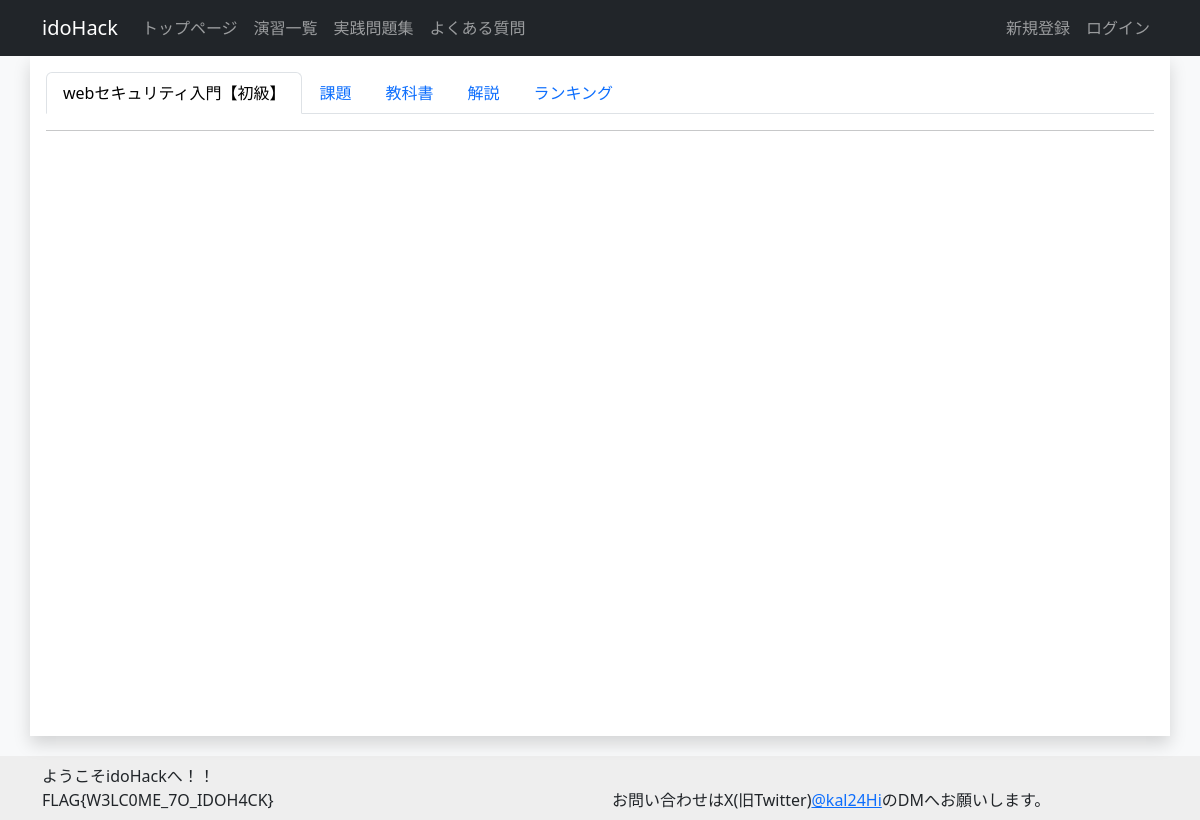
Before: /exercise/3/detail with the older database file.
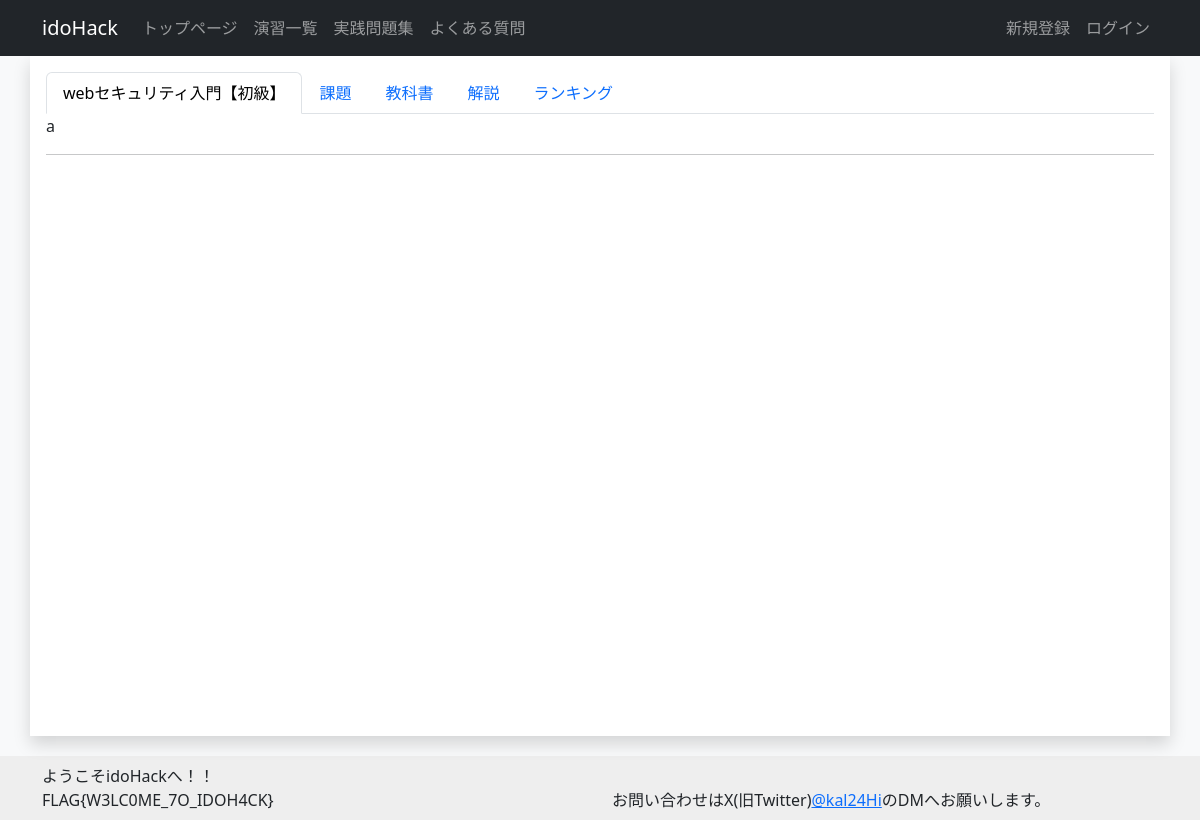
After: the same page with the newer database file.
### challenge/models.py (models this page shows, shortened)
class ExerciseModel(models.Model):
    category = models.ForeignKey(CategoryModel, on_delete=models.SET_NULL, null=True, verbose_name="カテゴリ") # カテゴリ
    exercise_number = models.IntegerField(default=0, verbose_name="番号") # 演習の番号
    exercise_title = models.CharField(max_length=100, default="", verbose_name="タイトル") # 演習のタイトル
    summary = models.TextField(blank=True, default="", verbose_name="概要") # 演習の概要
    exercise_discription = MDTextField(default="", verbose_name="説明") # 演習の説明
    visible = models.BooleanField(default=False, verbose_name="一般ユーザへの公開") # 演習が公開されているかどうか
    textbook_url = models.URLField(blank=True, verbose_name="教科書URL") # 教科書のURL
    explanation_url = models.URLField(blank=True, verbose_name="解説URL") # 解説のURL
    created_at = models.DateTimeField(auto_now_add=True, verbose_name="作成日時") # 課題の作成日時
    updated_at = models.DateTimeField(auto_now=True, verbose_name="作成日時") # 課題の更新日時
    class Meta:
        verbose_name = 'Exercise'

### challenge/views.py (the view)
# urls.py: path('exercise/<int:pk>/detail', views.ExerciseDetailView.as_view(), name='exercise_detail'),
class ExerciseDetailView(DetailView):
    model = ExerciseModel
    template_name = 'challenge/exercise_detail.html'
    context_object_name = 'exercise_detail'

### challenge/templatetags/markdown_extras.py (called while the page is built)
@register.filter()
@stringfilter
def markdown(value):
    return md.markdown(value, extensions=['markdown.extensions.fenced_code'])

### templates/challenge/exercise_detail.html
{% extends "base.html" %}
{% load markdown_extras%}
{% block content %}
<ul class="nav nav-tabs">
  <li class="nav-item">
    <a class="nav-link active" aria-current="page" href="#">{{exercise_detail.exercise_title}}</a>
  </li>
  <li class="nav-item">
    <a class="nav-link" aria-current="page" href="{%url 'challenge_list' exercise_detail.id %}">課題</a>
  </li>
  <li class="nav-item">
    <a class="nav-link" aria-current="page" href="#">教科書</a>
  </li>
  <li class="nav-item">
    <a class="nav-link" aria-current="page" href="#">解説</a>
  </li>
  <li class="nav-item">
    <a class="nav-link" aria-current="page" href="#">ランキング</a>
  </li>
</ul>
<div id="md">{{exercise_detail.exercise_discription|markdown|safe}}</div>
<hr>
{% endblock %}

### templates/base.html (shortened to what this page needs)
{% load static %}
<!DOCTYPE html>
<html style="height: 100%;">
<head>
    <link href="{% static 'mdeditor/css/editormd.min.css' %}" rel="stylesheet">
    <link href="{% static 'mdeditor/css/editormd.preview.css' %}" rel="stylesheet">
    <link href="https://cdn.jsdelivr.net/npm/bootstrap@5.3.0/dist/css/bootstrap.min.css" rel="stylesheet"
>
</head>
<body class="bg-light" style="height: 100%;">
<nav class="navbar navbar-expand-lg navbar-dark bg-dark sticky-top">
  <div class="container">
    <a class="navbar-brand " href="#">idoHack</a>
      <div class="collapse navbar-collapse" id="navbarNavDropdown">
        <ul class="navbar-nav me-auto">
          <li class="nav-item">
            <a class="nav-link" href="#">トップページ</a>
          </li>
          <li class="nav-item">
            <a class="nav-link" href="#">演習一覧</a>
          </li>
          <li class="nav-item">
            <a class="nav-link" href="#">実践問題集</a>
          </li>
          <li class="nav-item">
            <a class="nav-link" href="#">よくある質問</a>
          </li>
        </ul>
        <ul class="navbar-nav">
        {% if user.is_authenticated %}
        <li class="nav-item dropdown">
          <a class="nav-link dropdown-toggle" href="#" role="button" data-bs-toggle="dropdown" aria-expanded="false">
            {{user.username}}
          </a>
          <ul class="dropdown-menu">
            <li><a class="dropdown-item" href="#">プロフィール</a></li>
            <li><a class="dropdown-item" href="#">基本設定</a></li>
            <li><hr class="dropdown-divider"></li>
            <li><a class="dropdown-item" href="#">ログアウト</a></li>
          </ul>
        </li>
        <li class="nav-item">
          <a class="nav-link">得点:{{user.total_score}}</a>
        </li>
        {% else %}
        <li class="nav-item">
          <a class="nav-link" href="#">新規登録</a>
        </li>
        <li class="nav-item">
          <a class="nav-link" href="#">ログイン</a>
        </li>
        {% endif %}
        </ul>
      </div>
  </div>
</nav>
<body>
<div class="container shadow p-3 bg-white" style="min-height: 85%; position: relative;">
    {% block content %}{% endblock content%}
</div>
<div class="p-2" style="background-color:#EEEEEE; margin-top: 20px; margin-bottom: 10%; width: 100%;">
  <div class="container">
    <div class="row">
      <div class="col-md-6">
        ようこそidoHackへ！！</br>
        FLAG{W3LC0ME_7O_IDOH4CK}</br>
      </div>
      <div class="col-md-6">
        お問い合わせはX(旧Twitter)<a href="https://twitter.com/kal24Hi" target="_blank" rel="noopener noreferrer">@kal24Hi</a>のDMへお願いします。
      </div>
    </div>
  </div>
</div>
</body>

Changed rows visible on the page:
changed ExerciseModel "webセキュリティ入門【初級】": exercise_discription (not shown) → "a"
